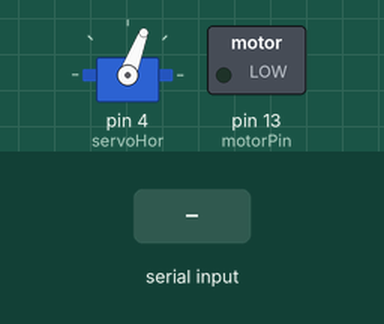
Recording of a sketch running on a simulated Arduino Uno, built with avr-gcc and run on an emulated ATmega328P. Parts: servo, switched loads named in the sketch (green lamp = pin HIGH). The inputs (shaded band) are chosen by the test bench.

Above: at 1.27 s.
1.3 s: "2" received over Serial
At 2.0 s:
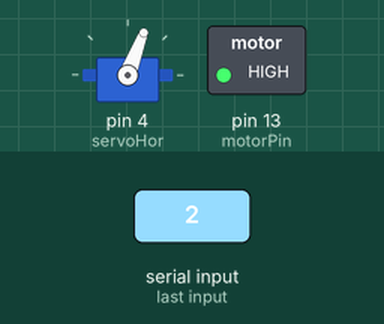
At 2.95 s:
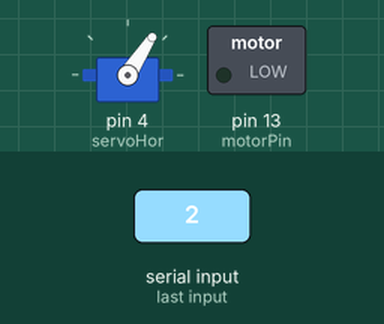
4.3 s: "2" received over Serial
At 4.6 s:
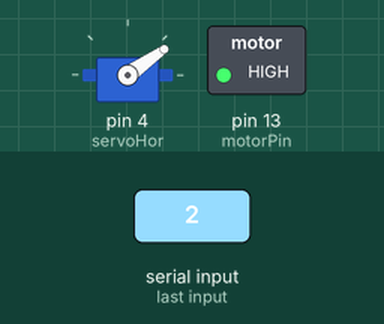
Timing chart, 0 to 16.0 s (numbered marks = the images above; inputs shaded):
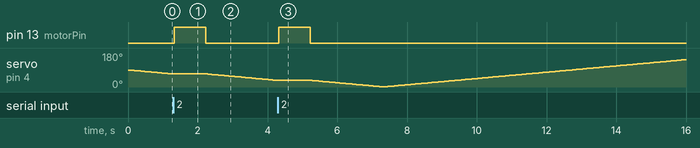

Measured:
- after the input at 1.3 s, pin 13 (motorPin): LOW → HIGH at once, → LOW 0.90 s later
- after the input at 4.3 s, pin 13 (motorPin): LOW → HIGH at once, → LOW 0.90 s later

The sketch:

Youtube.ino
```cpp
//look through this page for info on the transistor motor controll https://itp.nyu.edu/physcomp/labs/motors-and-transistors/using-a-transistor-to-control-high-current-loads-with-an-arduino/

#include<Servo.h>

Servo servoHor; //Horizontal Servo

int motorPin = 13;
int x;
int z = 20;
int prevX;
int track;
int panSpeed = 60;

void setup()
{
  pinMode(motorPin, OUTPUT);
  Serial.begin(9600);
  servoHor.attach(4); //Attach Servo to Pin 6, change this to the pin your servo is attached to
  servoHor.write(servoHor.read());
}

void Pos()
{
  if(prevX != x)
  {
    if (x > 50){

      z = z + 1;
      servoHor.write(z);
      delay(30);

    }else if(x < 50){
      z = z - 1;
      servoHor.write(z);
      delay(30);

    }else if(x == 50){
      digitalWrite(motorPin, HIGH);
      delay(900);
      analogWrite(motorPin, 0);
    }
  }

}

void loop()
{
  if(Serial.available() > 0)
  {

   x = Serial.read();
   if(Serial.read() != 0 and Serial.read() != 50){
    track = Serial.read();
   }
   Pos();
    while(Serial.available() > 0)
    {
      Serial.read();
    }
}else if (track>=50 and !Serial.available()>0){
  for (int i = servoHor.read(); i < 180; i++){
    servoHor.write(i);
    z = i;
    delay(panSpeed);
    if(Serial.available()>0){
      break;
    }
  }
  track = 20;
}else if (track <= 50 and !Serial.available()>0){
  for (int i = servoHor.read(); i > 0; i--){
    servoHor.write(i);
    z = i;
    delay(panSpeed);
    if(Serial.available()>0){
      break;
    }
  }
  track = 60;
}
}
```
